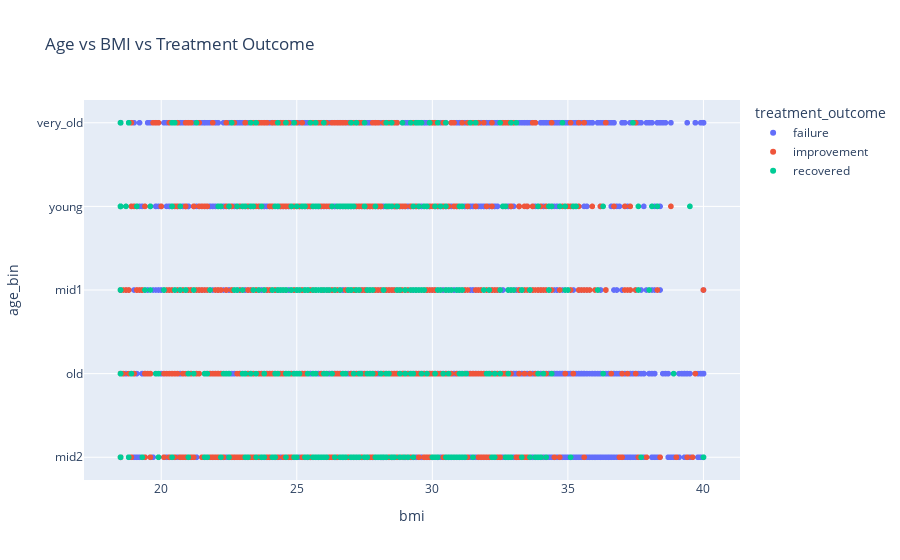

Notebook code for this chart:
### Code cell
fig = px.scatter(df, y="age_bin", x="bmi", color="treatment_outcome",
                 hover_data=["diagnosis"], title="Age vs BMI vs Treatment Outcome")
fig.show()

### Figure 1 — Plotly figure (JSON) as saved in the notebook; plotly's stock layout.template omitted (floating-point values rounded to 4 significant figures; data arrays with more than 128 entries replaced by an {"elided": "..."} marker saying what was removed)
{"data": [{"customdata": {"elided": "3241x1 str values"}, "hovertemplate": "treatment_outcome=failure<br>bmi=%{x}<br>age_bin=%{y}<br>diagnosis=%{customdata[0]}<extra></extra>", "legendgroup": "failure", "marker": {"color": "#636efa", "symbol": "circle"}, "mode": "markers", "name": "failure", "showlegend": true, "type": "scattergl", "x": {"elided": "3241 float values"}, "xaxis": "x", "y": {"elided": "3241 str values"}, "yaxis": "y"}, {"customdata": {"elided": "1212x1 str values"}, "hovertemplate": "treatment_outcome=improvement<br>bmi=%{x}<br>age_bin=%{y}<br>diagnosis=%{customdata[0]}<extra></extra>", "legendgroup": "improvement", "marker": {"color": "#EF553B", "symbol": "circle"}, "mode": "markers", "name": "improvement", "showlegend": true, "type": "scattergl", "x": {"elided": "1212 float values"}, "xaxis": "x", "y": {"elided": "1212 str values"}, "yaxis": "y"}, {"customdata": {"elided": "397x1 str values"}, "hovertemplate": "treatment_outcome=recovered<br>bmi=%{x}<br>age_bin=%{y}<br>diagnosis=%{customdata[0]}<extra></extra>", "legendgroup": "recovered", "marker": {"color": "#00cc96", "symbol": "circle"}, "mode": "markers", "name": "recovered", "showlegend": true, "type": "scattergl", "x": {"elided": "397 float values"}, "xaxis": "x", "y": {"elided": "397 str values"}, "yaxis": "y"}], "layout": {"autosize": true, "legend": {"title": {"text": "treatment_outcome"}, "tracegroupgap": 0}, "title": {"text": "Age vs BMI vs Treatment Outcome"}, "xaxis": {"anchor": "y", "autorange": true, "domain": [0, 1], "range": [17.07, 41.43], "title": {"text": "bmi"}, "type": "linear"}, "yaxis": {"anchor": "x", "autorange": true, "domain": [0, 1], "range": [-0.3301, 4.33], "title": {"text": "age_bin"}, "type": "category"}}}
